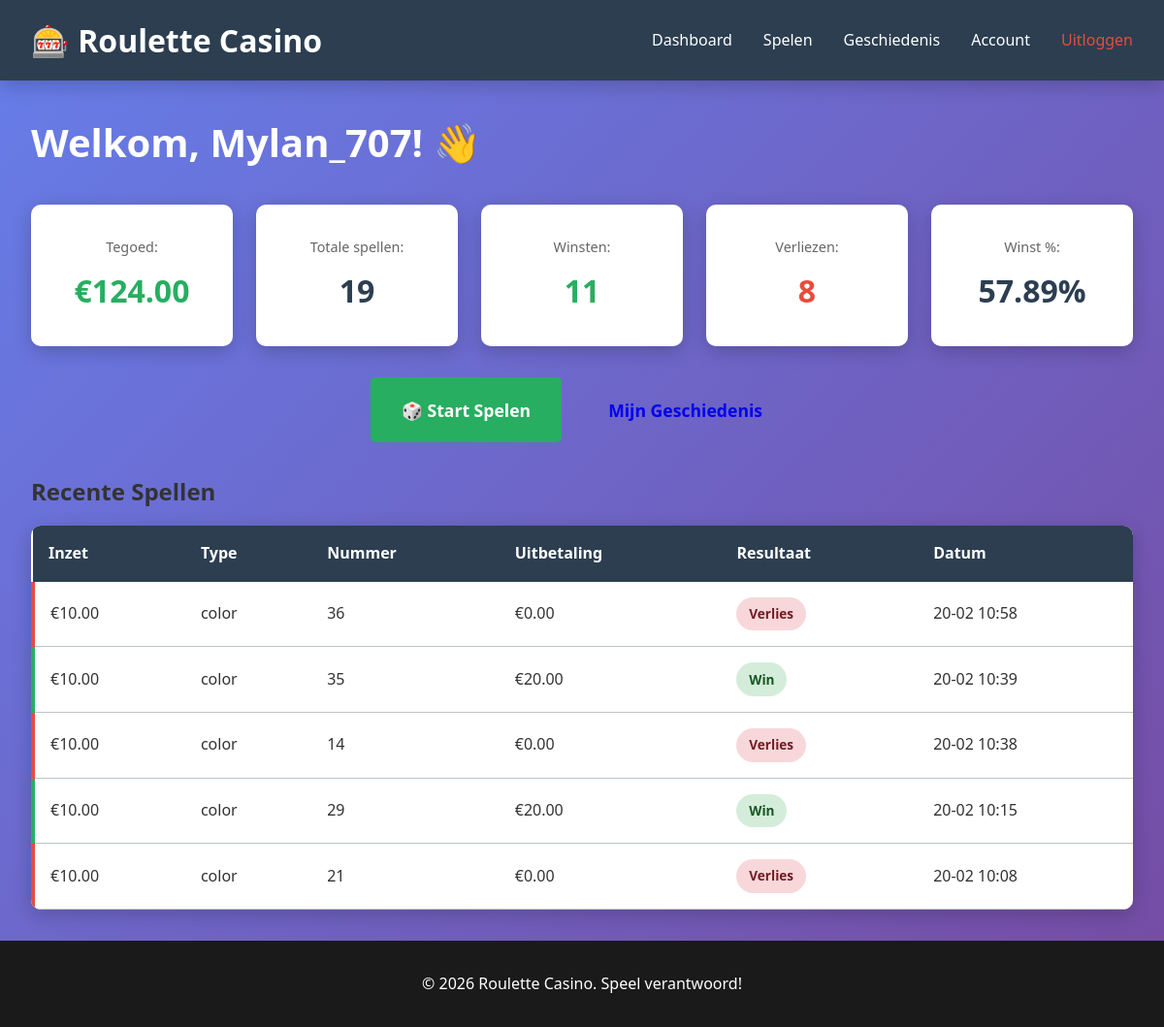
Page /dashboard (signed in) on the earlier database version.
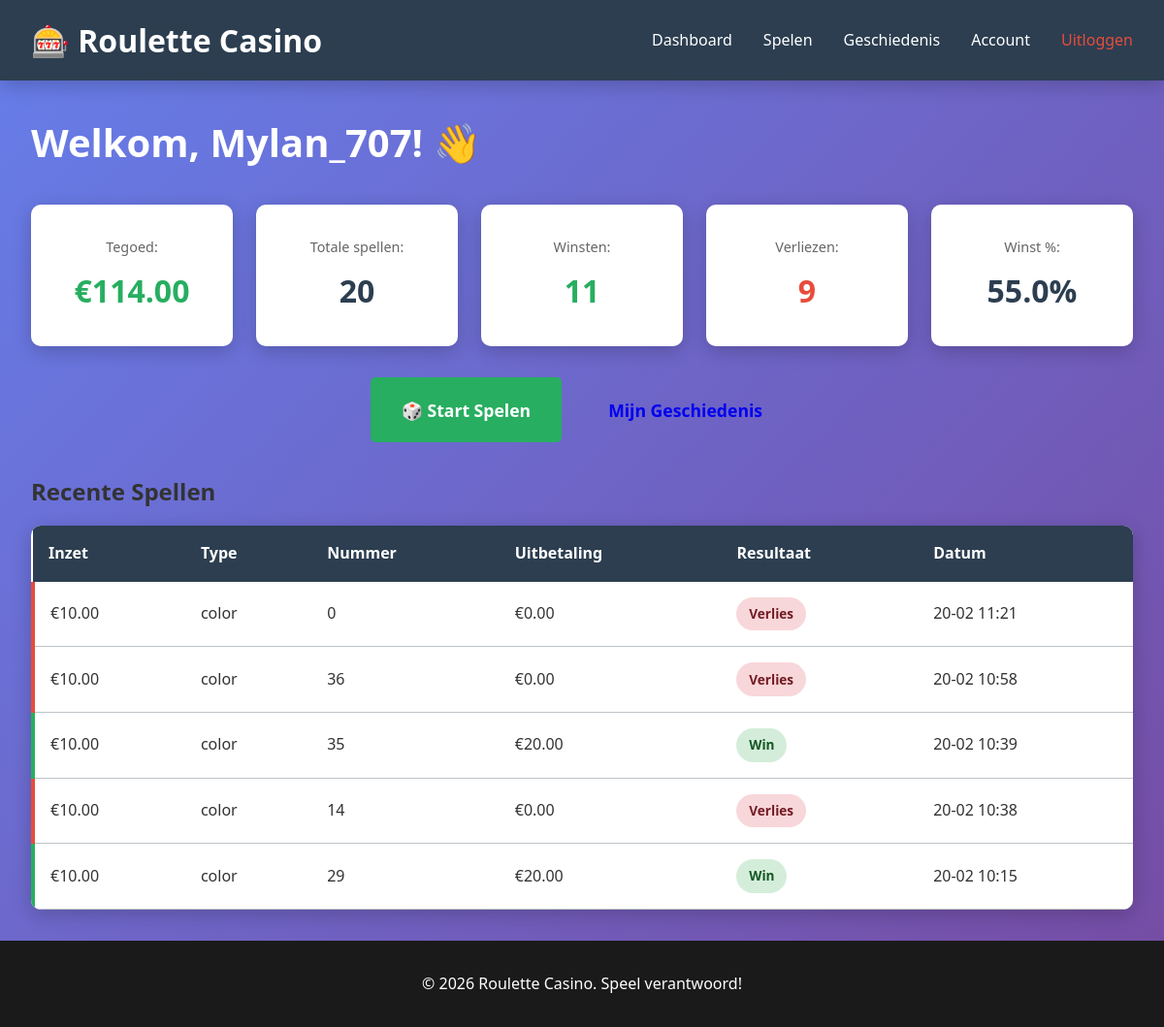
Same page on the later database version.
### nseroulette.py (models this page shows, shortened)
class User(db.Model):
    id = db.Column(db.Integer, primary_key=True)
    email = db.Column(db.String(120), unique=True, nullable=False)
    username = db.Column(db.String(80), unique=True, nullable=False)
    password = db.Column(db.String(255), nullable=False)
    currency = db.Column(db.Float, default=100.0)
    created_at = db.Column(db.DateTime, default=datetime.utcnow)
    updated_at = db.Column(db.DateTime, default=datetime.utcnow, onupdate=datetime.utcnow)
    games = db.relationship('GameRound', backref='player', lazy=True, cascade='all, delete-orphan')

class GameRound(db.Model):
    id = db.Column(db.Integer, primary_key=True)
    user_id = db.Column(db.Integer, db.ForeignKey('user.id'), nullable=False)
    bet_amount = db.Column(db.Float, nullable=False)
    bet_type = db.Column(db.String(50), nullable=False)  # 'number', 'color', 'odd/even', etc.
    bet_value = db.Column(db.String(50), nullable=False)  # '17', 'red', 'odd', etc.
    winning_number = db.Column(db.Integer, nullable=False)
    result = db.Column(db.String(10), nullable=False)  # 'win' or 'lose'
    payout = db.Column(db.Float, default=0.0)
    created_at = db.Column(db.DateTime, default=datetime.utcnow)

### nseroulette.py (the view)
@app.route('/dashboard')
@login_required
def dashboard():
    user = User.query.get(session['user_id'])
    recent_games = GameRound.query.filter_by(user_id=session['user_id']).order_by(GameRound.created_at.desc()).limit(5).all()
    stats = {
        'total_games': GameRound.query.filter_by(user_id=session['user_id']).count(),
        'wins': GameRound.query.filter_by(user_id=session['user_id'], result='win').count(),
        'losses': GameRound.query.filter_by(user_id=session['user_id'], result='lose').count(),
    }
    if stats['total_games'] > 0:
        stats['win_rate'] = round((stats['wins'] / stats['total_games']) * 100, 2)
    else:
        stats['win_rate'] = 0
    return render_template('dashboard.html', user=user, recent_games=recent_games, stats=stats)

### nseroulette.py (called while the page is built)
def login_required(f):
    @wraps(f)
    def decorated_function(*args, **kwargs):
        if 'user_id' not in session:
            return redirect(url_for('login'))
        return f(*args, **kwargs)
    return decorated_function

### templates/dashboard.html (shortened to what this page needs)
{% extends "base.html" %}
{% block content %}
<div class="dashboard">
    <h1>Welkom, {{ user.username }}! 👋</h1>
    <div class="dashboard-grid">
        <div class="stats-card">
            <div class="stat-item">
                <span class="stat-label">Tegoed:</span>
                <span class="stat-value balance">€{{ "%.2f"|format(user.currency) }}</span>
            </div>
        </div>
        <div class="stats-card">
            <div class="stat-item">
                <span class="stat-label">Totale spellen:</span>
                <span class="stat-value">{{ stats.total_games }}</span>
            </div>
        </div>
        <div class="stats-card">
            <div class="stat-item">
                <span class="stat-label">Winsten:</span>
                <span class="stat-value wins">{{ stats.wins }}</span>
            </div>
        </div>
        <div class="stats-card">
            <div class="stat-item">
                <span class="stat-label">Verliezen:</span>
                <span class="stat-value losses">{{ stats.losses }}</span>
            </div>
        </div>
        <div class="stats-card">
            <div class="stat-item">
                <span class="stat-label">Winst %:</span>
                <span class="stat-value">{{ stats.win_rate }}%</span>
            </div>
        </div>
    </div>
    <div class="actions">
        <a href="{{ url_for('game') }}" class="btn btn-large btn-success">🎲 Start Spelen</a>
        <a href="{{ url_for('history') }}" class="btn btn-large">Mijn Geschiedenis</a>
    </div>
    {% if recent_games %}
    <div class="recent-games">
        <h2>Recente Spellen</h2>
        <table class="games-table">
            <thead>
                <tr>
                    <th>Inzet</th>
                    <th>Type</th>
                    <th>Nummer</th>
                    <th>Uitbetaling</th>
                    <th>Resultaat</th>
                    <th>Datum</th>
                </tr>
            </thead>
            <tbody>
                {% for game in recent_games %}
                <tr class="result-{{ game.result }}">
                    <td>€{{ "%.2f"|format(game.bet_amount) }}</td>
                    <td>{{ game.bet_type }}</td>
                    <td>{{ game.winning_number }}</td>
                    <td>€{{ "%.2f"|format(game.payout) }}</td>
                    <td><span class="badge badge-{{ game.result }}">{{ 'Win' if game.result == 'win' else 'Verlies' }}</span></td>
                    <td>{{ game.created_at.strftime('%d-%m %H:%M') }}</td>
                </tr>
                {% endfor %}
            </tbody>
        </table>
    </div>
    {% endif %}
</div>
{% endblock %}

### templates/base.html (shortened to what this page needs)
<!DOCTYPE html>
<html lang="nl">
<head>
    <link rel="stylesheet" href="{{ url_for('static', filename='css/style.css') }}">
</head>
<body>
    <nav class="navbar">
        <div class="nav-container">
            <div class="nav-logo">
                <a href="/" class="logo-text">🎰 Roulette Casino</a>
            </div>
            {% if session.get('user_id') %}
            <ul class="nav-menu">
                <li><a href="{{ url_for('dashboard') }}" class="nav-link">Dashboard</a></li>
                <li><a href="{{ url_for('game') }}" class="nav-link">Spelen</a></li>
                <li><a href="{{ url_for('history') }}" class="nav-link">Geschiedenis</a></li>
                <li><a href="{{ url_for('account') }}" class="nav-link">Account</a></li>
                <li><a href="{{ url_for('logout') }}" class="nav-link logout">Uitloggen</a></li>
            </ul>
            {% endif %}
        </div>
    </nav>
    <main class="container">
        {% block content %}{% endblock %}
    </main>
    <footer class="footer">
        <p>&copy; 2026 Roulette Casino. Speel verantwoord!</p>
    </footer>
</body>
</html>

### static/css/style.css (style rules this page uses)
* { margin: 0; padding: 0; box-sizing: border-box; }
:root { --primary-color: #2c3e50; --success-color: #27ae60; --danger-color: #e74c3c; --warning-color: #f39c12; --info-color: #3498db; --dark-color: #1a1a1a; --light-color: #ecf0f1; --border-color: #bdc3c7; --shadow: 0 2px 10px rgba(0, 0, 0, 0.1); --shadow-lg: 0 5px 20px rgba(0, 0, 0, 0.2); --transition: all 0.3s ease; }
body { font-family: 'Segoe UI', Tahoma, Geneva, Verdana, sans-serif; background: linear-gradient(135deg, #667eea 0%, #764ba2 100%); color: #333; line-height: 1.6; min-height: 100vh; display: flex; flex-direction: column; }
html { scroll-behavior: smooth; }
main { flex: 1; }
.navbar { background: var(--primary-color); padding: 1rem 0; box-shadow: var(--shadow-lg); position: sticky; top: 0; z-index: 1000; }
.nav-container { max-width: 1200px; margin: 0 auto; padding: 0 2rem; display: flex; justify-content: space-between; align-items: center; }
.nav-logo { font-size: 2rem; font-weight: bold; }
.logo-text { color: white; text-decoration: none; transition: var(--transition); }
.nav-menu { display: flex; list-style: none; gap: 2rem; }
.nav-link { color: white; text-decoration: none; transition: var(--transition); font-weight: 500; }
.nav-link.logout { color: var(--danger-color); }
.container { max-width: 1200px; margin: 2rem auto; padding: 0 2rem; width: 100%; }
.btn { padding: 0.8rem 1.5rem; border: none; border-radius: 5px; cursor: pointer; font-size: 1rem; font-weight: 600; transition: var(--transition); text-decoration: none; display: inline-block; }
.btn-success { background: var(--success-color); color: white; }
.btn-large { padding: 1.2rem 2rem; font-size: 1.1rem; }
.dashboard { animation: fadeIn 0.5s ease; }
.dashboard h1 { margin-bottom: 2rem; color: white; font-size: 2.5rem; }
.dashboard-grid { display: grid; grid-template-columns: repeat(auto-fit, minmax(200px, 1fr)); gap: 1.5rem; margin-bottom: 2rem; }
.stats-card { background: white; padding: 2rem; border-radius: 10px; box-shadow: var(--shadow-lg); text-align: center; }
.stat-item { display: flex; flex-direction: column; gap: 0.5rem; }
.stat-label { font-size: 0.9rem; color: #666; font-weight: 500; }
.stat-value { font-size: 2rem; font-weight: bold; color: var(--primary-color); }
.stat-value.balance { color: var(--success-color); }
.stat-value.wins { color: var(--success-color); }
.stat-value.losses { color: var(--danger-color); }
.actions { display: flex; gap: 1rem; margin-bottom: 2rem; justify-content: center; }
.games-table { width: 100%; border-collapse: collapse; background: white; border-radius: 10px; overflow: hidden; box-shadow: var(--shadow-lg); margin-top: 1rem; }
.games-table thead { background: var(--primary-color); color: white; }
.games-table th { padding: 1rem; text-align: left; font-weight: 600; }
.games-table td { padding: 1rem; border-bottom: 1px solid var(--border-color); }
.games-table tbody tr.result-win { border-left: 4px solid var(--success-color); }
.games-table tbody tr.result-lose { border-left: 4px solid var(--danger-color); }
.badge { display: inline-block; padding: 0.4rem 0.8rem; border-radius: 20px; font-size: 0.85rem; font-weight: 600; }
.badge-win { background: #d4edda; color: #155724; }
.badge-lose { background: #f8d7da; color: #721c24; }
.footer { background: var(--dark-color); color: white; text-align: center; padding: 2rem; margin-top: auto; }

Differences in the rows shown:
no longer on this page (row unchanged): GameRound: bet_amount "10.00", bet_type "color", winning_number "21", payout "0.00", result "Verlies", created_at "20-02 10:08"
changed User "Mylan_707": currency "124.00" → "114.00"
added GameRound: bet_amount "10.00", bet_type "color", winning_number "0", payout "0.00", result "Verlies", created_at "20-02 11:21"
Other differences:
{{ stats.total_games }}: "19" → "20"
{{ stats.losses }}: "8" → "9"
{{ stats.win_rate }}: "57.89" → "55.0"
